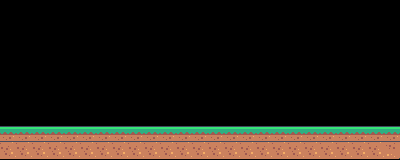

This is a level from a 2D game, rendered from its Tiled map with the project's own tilesets. A one-line summary and the complete map file follow:
An orthogonal 25x10 tile map with 16x16 px tiles, 1 tile layer (Livello tile 1) and 1 object.

<map version="1.10" tiledversion="1.10.2" orientation="orthogonal" renderorder="left-up" width="25" height="10" tilewidth="16" tileheight="16" infinite="0" nextlayerid="6" nextobjectid="15">
 <tileset firstgid="1" name="tilemap" tilewidth="18" tileheight="18" spacing="1" margin="1" tilecount="152" columns="19">
  <image source="../tilemap.png" width="379" height="170" />
 </tileset>
 <layer id="1" name="Livello tile 1" width="25" height="10">
  <data encoding="csv">
0,0,0,0,0,0,0,0,0,0,0,0,0,0,0,0,0,0,0,0,0,0,0,0,0,
0,0,0,0,0,0,0,0,0,0,0,0,0,0,0,0,0,0,0,0,0,0,0,0,0,
0,0,0,0,0,0,0,0,0,0,0,0,0,0,0,0,0,0,0,0,0,0,0,0,0,
0,0,0,0,0,0,0,0,0,0,0,0,0,0,0,0,0,0,0,0,0,0,0,0,0,
0,0,0,0,0,0,0,0,0,0,0,0,0,0,0,0,0,0,0,0,0,0,0,0,0,
0,0,0,0,0,0,0,0,0,0,0,0,0,0,0,0,0,0,0,0,0,0,0,0,0,
0,0,0,0,0,0,0,0,0,0,0,0,0,0,0,0,0,0,0,0,0,0,0,0,0,
0,0,0,0,0,0,0,0,0,0,0,0,0,0,0,0,0,0,0,0,0,0,0,0,0,
3,3,3,3,3,3,3,3,3,3,3,3,3,3,3,3,3,3,3,3,3,3,3,3,3,
117,117,117,117,117,117,117,117,117,117,117,117,117,117,117,117,117,117,117,117,117,117,117,117,5
</data>
 </layer>
 <objectgroup id="5" name="player">
  <object id="14" x="176" y="112" width="16" height="16" />
 </objectgroup>
</map>
